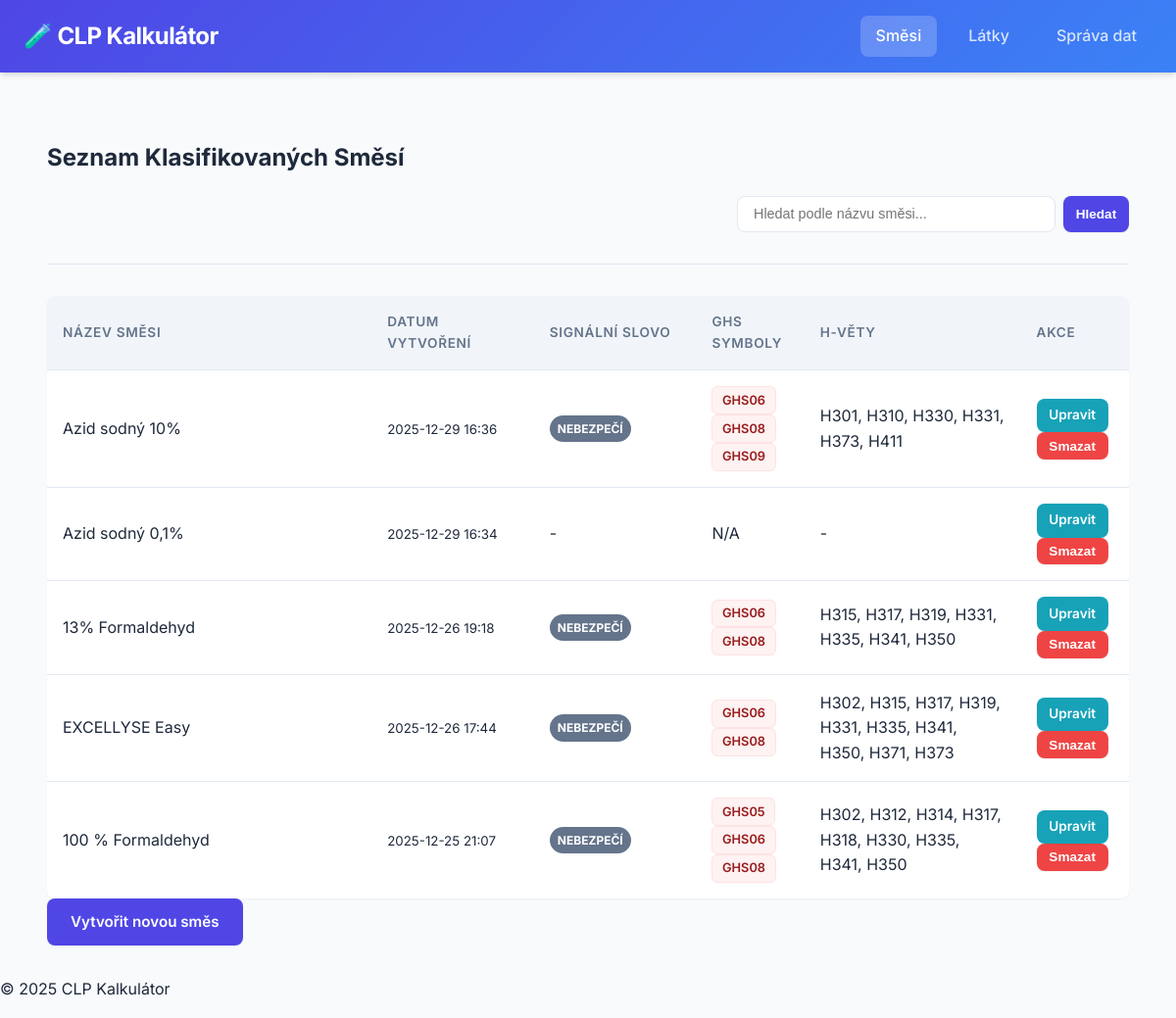
The page / on the database its author committed.
### app/models/mixture.py (models this page shows, shortened)
class Mixture(db.Model):
    __tablename__ = 'mixture'
    id = db.Column(db.Integer, primary_key=True)
    name = db.Column(db.String(100), nullable=False, unique=True)
    created_date = db.Column(db.DateTime, default=db.func.now())
    updated_at = db.Column(db.DateTime, default=db.func.now(), onupdate=db.func.now())
    final_health_hazards = db.Column(db.Text, nullable=True)
    final_environmental_hazards = db.Column(db.Text, nullable=True)
    final_ghs_codes = db.Column(db.String(100), nullable=True)
    final_atemix_oral = db.Column(db.Float, nullable=True)
    final_atemix_dermal = db.Column(db.Float, nullable=True)
    final_atemix_inhalation = db.Column(db.Float, nullable=True)
    final_signal_word = db.Column(db.String(50), nullable=True)
    classification_log = db.Column(db.JSON, nullable=True)
    components = db.relationship('MixtureComponent', back_populates='mixture', lazy=True, cascade="all, delete-orphan")

### app/routes/mixtures.py (the view)
@mixtures_bp.route('/')
def index():
    q = request.args.get('q', '').strip()
    if q:
        mixtures = Mixture.query.filter(Mixture.name.ilike(f'%{q}%')).order_by(Mixture.created_date.desc()).all()
    else:
        mixtures = Mixture.query.order_by(Mixture.created_date.desc()).all()
    return render_template('index.html', mixtures=mixtures, q=q, active_tab='mixtures')

### templates/index.html (shortened to what this page needs)
{% extends "base.html" %}
{% block content %}
<div class="container mt-5">
    <div class="d-flex justify-content-between align-items-center mb-4">
        <h2>Seznam Klasifikovaných Směsí</h2>
    </div>
    <div class="search-container">
        <form action="{{ url_for('mixtures.index') }}" method="GET" class="search-form">
            <input type="text" name="q" value="{{ q or '' }}" placeholder="Hledat podle názvu směsi..."
                class="search-input">
            <button type="submit" class="button button-primary button-small">Hledat</button>
        </form>
    </div>
    <hr>
    {% if mixtures %}
    <div class="table-responsive">
        <table class="data-list">
            <thead class="table-secondary">
                <tr>
                    <th style="width: 30%;">Název Směsi</th>
                    <th style="width: 15%;">Datum Vytvoření</th>
                    <th style="width: 15%;">Signální Slovo</th>
                    <th style="width: 10%;">GHS Symboly</th>
                    <th style="width: 20%;">H-věty</th>
                    <th style="width: 10%;" class="text-center">Akce</th>
                </tr>
            </thead>
            <tbody>
                {% for mixture in mixtures %}
                <tr class="clickable-row" data-href="{{ url_for('mixtures.detail', mixture_id=mixture.id) }}"
                    style="cursor: pointer;">
                    <td>
                        <a href="{{ url_for('mixtures.detail', mixture_id=mixture.id) }}"
                            style="color: inherit; text-decoration: none;" onclick="event.stopPropagation();">
                            {{ mixture.name }}
                        </a>
                    </td>
                    <td><small class="text-muted">{{ mixture.created_date.strftime('%Y-%m-%d %H:%M') }}</small></td>
                    <td>
                        {% if mixture.final_signal_word == 'NEBEZPEČÍ' %}
                        <span class="badge badge-danger">NEBEZPEČÍ</span>
                        {% elif mixture.final_signal_word == 'VAROVÁNÍ' %}
                        <span class="badge badge-warning">VAROVÁNÍ</span>
                        {% else %}
                        -
                        {% endif %}
                    </td>
                    <td>
                        {% if mixture.final_ghs_codes %}
                        {% for code in mixture.final_ghs_codes.split(', ') %}
                        <span class="ghs-tag">{{ code }}</span>
                        {% endfor %}
                        {% else %}
                        N/A
                        {% endif %}
                    </td>
                    <td>
                        {% set all_h_phrases = [] %}
                        {% if mixture.final_health_hazards %}
                        {% set all_h_phrases = all_h_phrases + mixture.final_health_hazards.split(', ') %}
                        {% endif %}
                        {% if mixture.final_environmental_hazards %}
                        {% set all_h_phrases = all_h_phrases + mixture.final_environmental_hazards.split(', ') %}
                        {% endif %}
                        {{ all_h_phrases | join(', ') if all_h_phrases else '-' }}
                    </td>
                    <td class="text-center">
                        <a href="{{ url_for('mixtures.edit', mixture_id=mixture.id) }}" class="button button-small"
                            style="text-decoration: none; background-color: #17a2b8; color: white; margin-right: 5px;"
                            onclick="event.stopPropagation();">
                            Upravit
                        </a>
                        <form method="POST" action="{{ url_for('mixtures.delete', mixture_id=mixture.id) }}"
                            style="display:inline;" onclick="event.stopPropagation();">
                            <button type="submit" class="button button-delete button-small" title="Smazat směs"
                                onclick="return confirm('Opravdu chcete smazat směs {{ mixture.name }}? Tato akce je nevratná.');">
                                Smazat
                            </button>
                        </form>
                    </td>
                </tr>
                {% endfor %}
            </tbody>
        </table>
    </div>
    <div class="button-group d-flex justify-content-end">
        <a href="{{ url_for('mixtures.create') }}" class="button button-primary" style="text-decoration: none;">
            Vytvořit
            novou směs</a>
    </div>
    {% endif %}
</div>
{% endblock %}

### static/style.css (style rules this page uses)
:root { --primary-color: #4f46e5; --primary-hover: #4338ca; --secondary-color: #64748b; --success-color: #10b981; --danger-color: #ef4444; --warning-color: #f59e0b; --background-color: #f8fafc; --card-bg: #ffffff; --text-main: #1e293b; --text-muted: #64748b; --border-color: #e2e8f0; --shadow-sm: 0 1px 2px 0 rgb(0 0 0 / 0.05); --shadow-md: 0 4px 6px -1px rgb(0 0 0 / 0.1), 0 2px 4px -2px rgb(0 0 0 / 0.1); --shadow-lg: 0 10px 15px -3px rgb(0 0 0 / 0.1), 0 4px 6px -4px rgb(0 0 0 / 0.1); --radius: 0.5rem; }
body { font-family: 'Inter', system-ui, -apple-system, sans-serif; background-color: var(--background-color); color: var(--text-main); margin: 0; padding: 0; line-height: 1.6; -webkit-font-smoothing: antialiased; }
.container { max-width: 1200px; margin: 2rem auto; padding: 0 1.5rem; }
.button { display: inline-flex; align-items: center; justify-content: center; padding: 0.75rem 1.5rem; border-radius: var(--radius); font-weight: 600; font-size: 0.95rem; text-align: center; text-decoration: none; cursor: pointer; border: none; transition: all 0.2s; box-shadow: var(--shadow-sm); }
.button-primary { background-color: var(--primary-color); color: white; }
.button-delete { background-color: var(--danger-color); color: white; }
.button-small { padding: 0.4rem 0.8rem; font-size: 0.85rem; }
.table-responsive { overflow-x: auto; border-radius: var(--radius); box-shadow: var(--shadow-sm); }
.data-list { width: 100%; border-collapse: collapse; background-color: white; }
.data-list th, .data-list td { padding: 1rem; text-align: left; border-bottom: 1px solid var(--border-color); }
.data-list th { background-color: #f1f5f9; font-weight: 600; color: var(--text-muted); font-size: 0.85rem; text-transform: uppercase; letter-spacing: 0.05em; }
.data-list tr:last-child td { border-bottom: none; }
.badge { display: inline-flex; align-items: center; padding: 0.25rem 0.5rem; border-radius: 9999px; font-size: 0.75rem; font-weight: 700; background-color: var(--secondary-color); color: white; }
.ghs-tag { display: inline-flex; align-items: center; padding: 0.2rem 0.6rem; border-radius: 0.375rem; font-size: 0.8rem; font-weight: 600; background-color: #fef2f2; color: #991b1b; border: 1px solid #fee2e2; margin-right: 0.25rem; }
hr { border: 0; border-top: 1px solid var(--border-color); margin: 2rem 0; }
.d-flex { display: flex !important; }
.justify-content-between { justify-content: space-between !important; }
.align-items-center { align-items: center !important; }
.mt-5 { margin-top: 3rem !important; }
.text-center { text-center: center !important; }
.search-container { margin-bottom: 1.5rem; display: flex; justify-content: flex-end; }
.search-form { display: flex; gap: 0.5rem; width: 100%; max-width: 400px; }
.search-input { flex: 1; padding: 0.6rem 1rem; border: 1px solid var(--border-color); border-radius: var(--radius); font-size: 0.9rem; background-color: white; transition: all 0.2s; }

### rows shown on the page
Mixture: name "Azid sodný 10%", created_date "2025-12-29 16:36", final_signal_word "NEBEZPEČÍ", code "GHS06" "GHS08" "GHS09", all_h_phrases "H301, H310, H330, H331, H373, H411"
Mixture: name "Azid sodný 0,1%", created_date "2025-12-29 16:34", shows "N/A", all_h_phrases "-"
Mixture: name "13% Formaldehyd", created_date "2025-12-26 19:18", final_signal_word "NEBEZPEČÍ", code "GHS06" "GHS08", final_health_hazards "H315, H317, H319, H331, H335, H341, H350"
Mixture: name "EXCELLYSE Easy", created_date "2025-12-26 17:44", final_signal_word "NEBEZPEČÍ", code "GHS06" "GHS08", final_health_hazards "H302, H315, H317, H319, H331, H335, H341, H350, H371, H373"
Mixture: name "100 % Formaldehyd", created_date "2025-12-25 21:07", final_signal_word "NEBEZPEČÍ", code "GHS05" "GHS06" "GHS08", final_health_hazards "H302, H312, H314, H317, H318, H330, H335, H341, H350"
